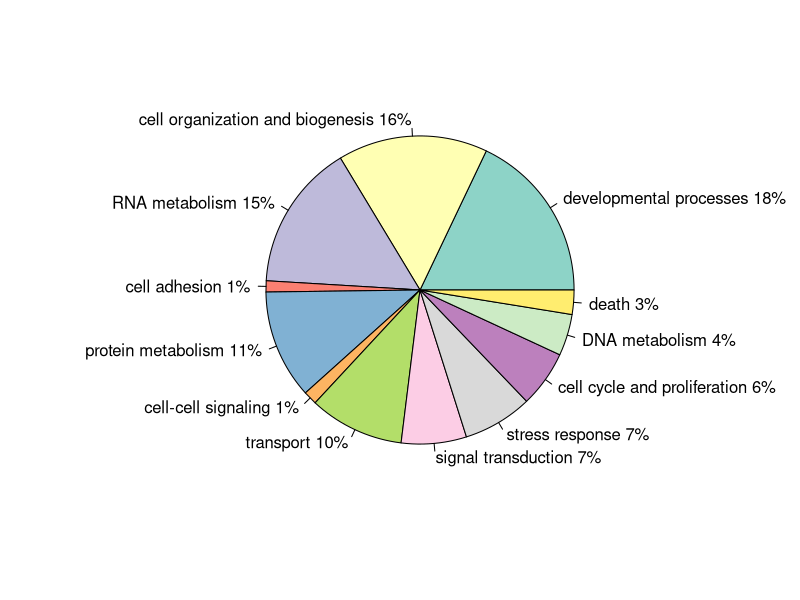
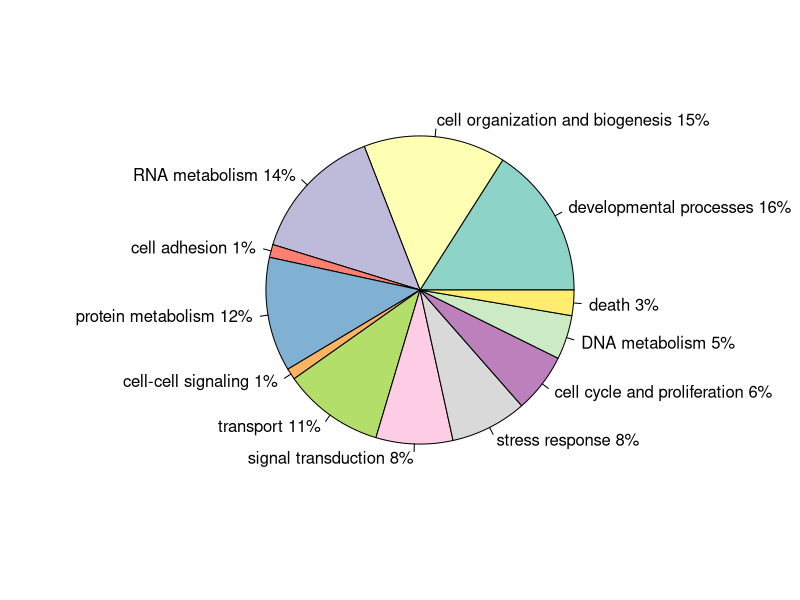
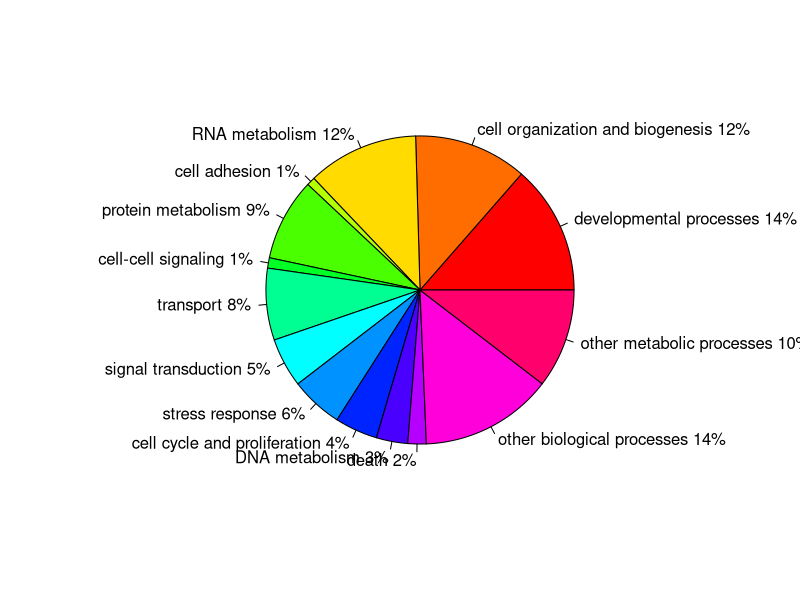

These figures' R source, in order:
## ---- chunk 1
gopie <- read.delim("../analyses/BLAST-to-GOslim/GOslim-P-pie.txt", header = FALSE)
gopie
## ---- chunk 2
piecolors <- RColorBrewer::brewer.pal(12, "Set3")
## ---- chunk 3
slices <- c(27180, 23834, 23352, 1772, 17336, 2177, 15103, 10364, 11046, 8995, 6608, 3864) #create vector of counts of GOslims based on the file read in above; don't use numbers associated with "other biological processes" or "other metabolic processes"
lbls <- c("developmental processes", "cell organization and biogenesis", "RNA metabolism", "cell adhesion", "protein metabolism", "cell-cell signaling", "transport", "signal transduction", "stress response", "cell cycle and proliferation", "DNA metabolism", "death") #create vector of GOslim terms in the same order as the number of counts; don't include "other biological processes" or "other metabolic processes"
pct <- round(slices/sum(slices)*100) #get percentages of each GOslim term
lbls <- paste(lbls, pct) #add percents to labels
lbls <- paste(lbls, "%", sep = "") #ad % to labels
pie(slices,labels = lbls, col = piecolors)
## ---- chunk 4
pdf("../analyses/BLAST-to-GOslim/GOslim-pie-transcriptome-v3.1.pdf")
slices <- c(70628, 65914, 63388, 6030, 53012, 5234, 46892, 35631, 35478, 27506, 20463, 11822) #create vector of counts of GOslims based on the file read in above; don't use numbers associated with "other biological processes" or "other metabolic processes"
lbls <- c("developmental processes", "cell organization and biogenesis", "RNA metabolism", "cell adhesion", "protein metabolism", "cell-cell signaling", "transport", "signal transduction", "stress response", "cell cycle and proliferation", "DNA metabolism", "death") #create vector of GOslim terms in the same order as the number of counts; don't include "other biological processes" or "other metabolic processes"
pct <- round(slices/sum(slices)*100) #get percentages of each GOslim term
lbls <- paste(lbls, pct) #add percents to labels
lbls <- paste(lbls, "%", sep = "") #ad % to labels
pie(slices,labels = lbls, col = piecolors)
## ---- chunk 5
newpiecolors <- rainbow(14)
## ---- chunk 6
pdf("../analyses/BLAST-to-GOslim/allterms.GOslim-pie-transcriptome-v3.1.pdf")
slices2 <- c(27180, 23834, 23352, 1772, 17336, 2177, 15103, 10364, 11046, 8995, 6608, 3864, 27904, 20876) #create vector of counts of GOslims based on the file read in above
lbls2 <- c("developmental processes", "cell organization and biogenesis", "RNA metabolism", "cell adhesion", "protein metabolism", "cell-cell signaling", "transport", "signal transduction", "stress response", "cell cycle and proliferation", "DNA metabolism", "death", "other biological processes", "other metabolic processes") #create vector of GOslim terms in the same order as the number of counts
pct2 <- round(slices2/sum(slices2)*100) #get percentages of each GOslim term
lbls2 <- paste(lbls2, pct2) #add percents to labels
lbls2 <- paste(lbls2, "%", sep = "") #ad % to labels
pie(slices2, labels = lbls2, col = newpiecolors)
